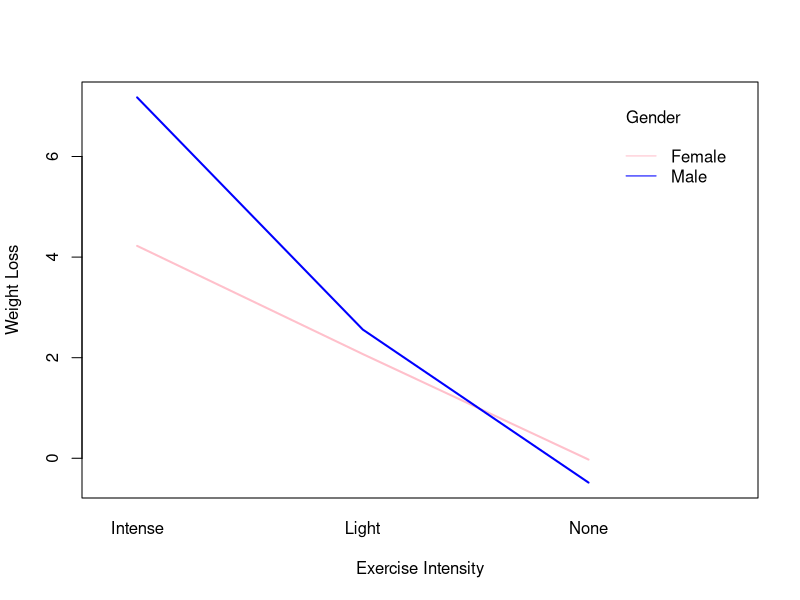

Write the R code that produced this figure.
# Example: Interaction Plot in R
# create the data
# make this example reproducible
set.seed(100)

#create data frame
data <- data.frame(gender = rep(c("Male", "Female"), each = 30),
                   exercise = rep(c("None", "Light", "Intense"), each = 10, times = 2),
                   weight_loss = c(runif(10, -3, 3), runif(10, 0, 5), runif(10, 5, 9),
                                   runif(10, -4, 2), runif(10, 0, 3), runif(10, 3, 8)))

# view first six rows of data frame
head(data)

# fit the two-way ANOVA model
model <- aov(weight_loss ~ gender + exercise, data = data)

# view the model output
summary(model)

# create the interactin plot
interaction.plot(x.factor = data$exercise, #x-axis variable
                 trace.factor = data$gender, #variable for lines
                 response = data$weight_loss, #y-axis variable
                 fun = median, #metric to plot
                 ylab = "Weight Loss",
                 xlab = "Exercise Intensity",
                 col = c("pink", "blue"),
                 lty = 1, #line type
                 lwd = 2, #line width
                 trace.label = "Gender")
                 
